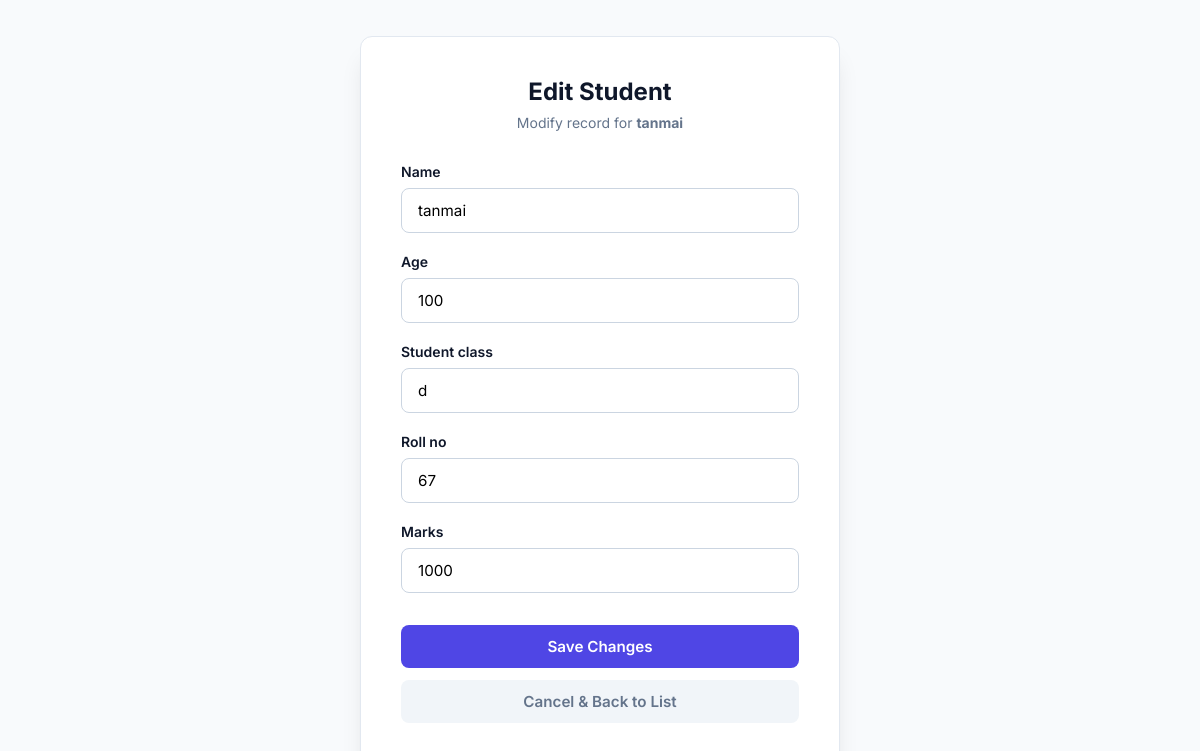
Screenshot of /update/11/ with the database file from the repository.
### students/models.py (models this page shows, shortened)
class Student(models.Model):
    name = models.CharField(max_length=100)
    age = models.PositiveIntegerField()
    student_class = models.CharField(max_length=20)
    roll_no = models.PositiveIntegerField(unique=True)
    marks = models.PositiveIntegerField()

### students/views.py (the view)
# urls.py: path('update/<int:pk>/', views.student_update, name='student_update'),
def student_update(request, pk):
    student = get_object_or_404(Student, pk=pk)
    if request.method == 'POST':
        form = StudentForm(request.POST, instance=student)
        if form.is_valid():
            form.save()
            return redirect('student_list')
    else:
        form = StudentForm(instance=student)
    return render(request, 'student_edit.html', {'form': form, 'student': student})

### students/forms.py (shortened to what this page needs)
class StudentForm(forms.ModelForm):
    class Meta:
        model = Student
        fields = ['name', 'age', 'student_class', 'roll_no', 'marks']
        widgets = {
            'name': forms.TextInput(attrs={'class': 'form-control', 'placeholder': 'e.g. John Doe', 'required': True}),
            'age': forms.NumberInput(attrs={'class': 'form-control', 'placeholder': 'e.g. 20', 'min': 1, 'max': 120, 'required': True}),
            'student_class': forms.TextInput(attrs={'class': 'form-control', 'placeholder': 'e.g. 10th Grade / CS-A', 'required': True}),
            'roll_no': forms.NumberInput(attrs={'class': 'form-control', 'placeholder': 'e.g. 101', 'min': 1, 'required': True}),
            'marks': forms.NumberInput(attrs={'class': 'form-control', 'placeholder': 'e.g. 85', 'min': 0, 'max': 100, 'required': True}),
        }

### students/templates/student_edit.html (shortened to what this page needs)
<!DOCTYPE html>
<html lang="en">
<head>
</head>
<body>
    <div class="form-card">
        <div class="form-header">
            <h2>Edit Student</h2>
            <p>Modify record for <strong>{{ student.name }}</strong></p>
        </div>
        <form method="POST">
            {% for field in form %}
            <div class="form-group">
                <label for="{{ field.id_for_label }}">{{ field.label }}</label>
                {{ field }}
            </div>
            {% endfor %}
            <div class="form-actions">
                <button type="submit" class="btn btn-submit">Save Changes</button>
                <a href="{% url 'student_list' %}" class="btn btn-cancel">Cancel & Back to List</a>
            </div>
        </form>
    </div>
</body>
</html>

### students/templates/student_edit.html (style rules this page uses)
:root { --primary: #4f46e5; --primary-hover: #4338ca; --bg-color: #f8fafc; --card-bg: #ffffff; --text-main: #0f172a; --text-muted: #64748b; --border-color: #cbd5e1; --danger: #ef4444; --radius: 12px; --shadow: 0 20px 25px -5px rgba(0, 0, 0, 0.1), 0 10px 10px -5px rgba(0, 0, 0, 0.04); }
* { box-sizing: border-box; margin: 0; padding: 0; font-family: 'Inter', -apple-system, BlinkMacSystemFont, sans-serif; }
body { background-color: var(--bg-color); color: var(--text-main); min-height: 100vh; display: flex; justify-content: center; align-items: center; padding: 2rem 1rem; }
.form-card { background: var(--card-bg); border-radius: var(--radius); box-shadow: var(--shadow); width: 100%; max-width: 480px; padding: 2.5rem; border: 1px solid #e2e8f0; }
.form-header { margin-bottom: 2rem; text-align: center; }
.form-header h2 { font-size: 1.5rem; font-weight: 700; color: var(--text-main); margin-bottom: 0.5rem; }
.form-header p { font-size: 0.875rem; color: var(--text-muted); }
.form-group { margin-bottom: 1.25rem; }
.form-group label { display: block; font-size: 0.875rem; font-weight: 600; color: var(--text-main); margin-bottom: 0.5rem; }
.form-control { width: 100%; padding: 0.75rem 1rem; border: 1.5px solid var(--border-color); border-radius: 8px; font-size: 0.95rem; transition: all 0.2s ease; outline: none; }
.form-actions { display: flex; flex-direction: column; gap: 0.75rem; margin-top: 2rem; }
.btn { display: inline-flex; align-items: center; justify-content: center; padding: 0.75rem 1.5rem; font-size: 0.95rem; font-weight: 600; border-radius: 8px; text-decoration: none; cursor: pointer; transition: all 0.2s ease; border: none; width: 100%; }
.btn-submit { background-color: var(--primary); color: white; }
.btn-cancel { background-color: #f1f5f9; color: var(--text-muted); }

### rows the page displays
Student: name "tanmai", form "tanmai" "100" "d" "67" "1000"

### other values shown
{{ field.label }} "Name" "Age" "Student class" "Roll no" "Marks"
